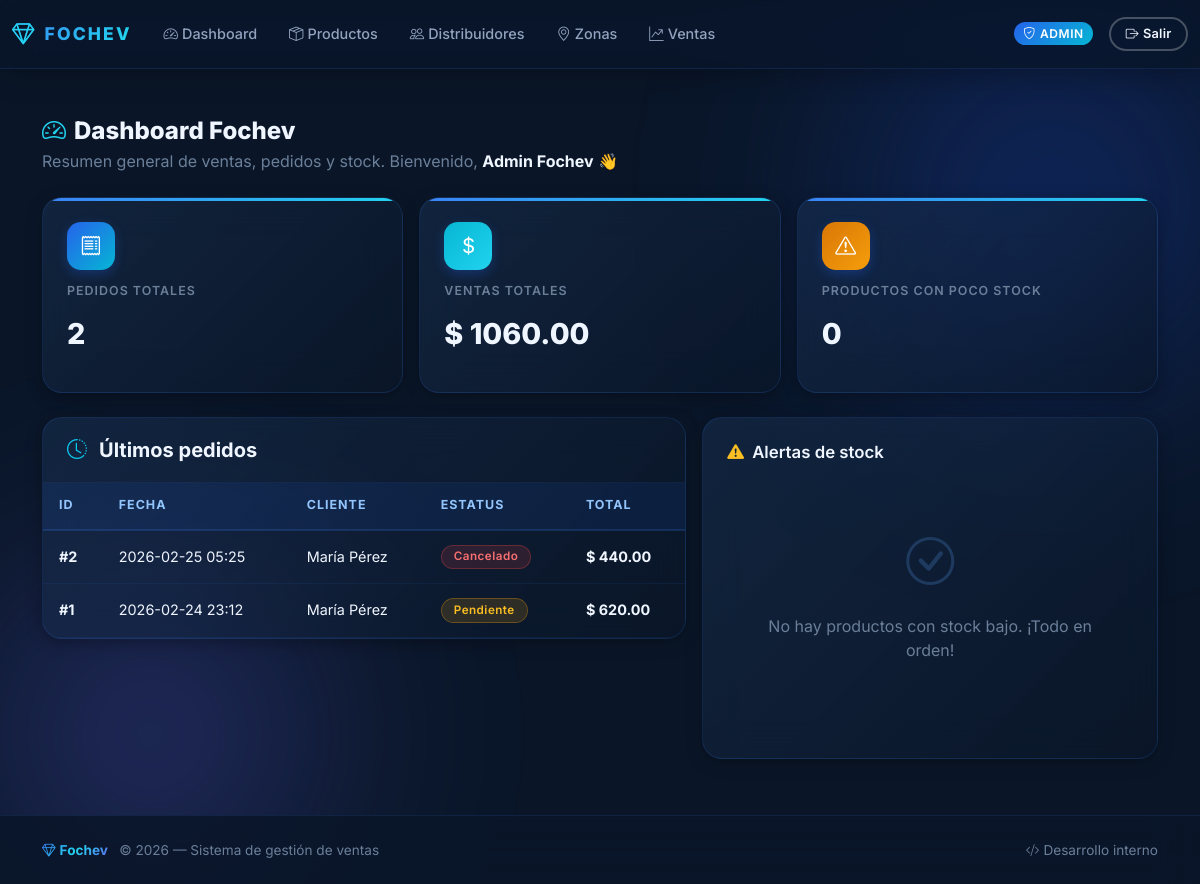
The page /admin (signed in) on the database its author committed.
### app.py (models this page shows, shortened)
class User(db.Model):
    __tablename__ = "users"
    id = db.Column(db.Integer, primary_key=True)
    email = db.Column(db.String(120), unique=True, nullable=False)
    password_hash = db.Column(db.String(255), nullable=False)
    role = db.Column(db.String(20), nullable=False)  # admin | distributor | customer
    first_name = db.Column(db.String(100), nullable=False)
    last_name = db.Column(db.String(100), nullable=False)
    phone = db.Column(db.String(50), nullable=True)
    address = db.Column(db.String(255), nullable=True)
    city = db.Column(db.String(100), nullable=True)
    state = db.Column(db.String(100), nullable=True)
    postal_code = db.Column(db.String(20), nullable=True)
    zone_id = db.Column(db.Integer, db.ForeignKey("zones.id"), nullable=True)
    active = db.Column(db.Boolean, default=True, nullable=False)
    zone = db.relationship("Zone", back_populates="distributors", lazy=True)
    customer_orders = db.relationship(
        "Order", back_populates="customer",
        foreign_keys="Order.customer_id", lazy=True
    )
    distributor_orders = db.relationship(
        "Order", back_populates="distributor",
        foreign_keys="Order.distributor_id", lazy=True
    )

class Order(db.Model):
    __tablename__ = "orders"
    id = db.Column(db.Integer, primary_key=True)
    created_at = db.Column(db.DateTime, default=datetime.utcnow, nullable=False)
    status = db.Column(db.String(20), nullable=False, default="pendiente")
    customer_id = db.Column(db.Integer, db.ForeignKey("users.id"), nullable=False)
    distributor_id = db.Column(db.Integer, db.ForeignKey("users.id"), nullable=True)
    zone_id = db.Column(db.Integer, db.ForeignKey("zones.id"), nullable=True)
    total = db.Column(db.Float, nullable=False, default=0.0)
    excel_path = db.Column(db.String(255), nullable=True)
    customer = db.relationship("User", foreign_keys=[customer_id], back_populates="customer_orders")
    distributor = db.relationship("User", foreign_keys=[distributor_id], back_populates="distributor_orders")
    zone = db.relationship("Zone", back_populates="orders")
    items = db.relationship("OrderItem", back_populates="order", lazy=True)

### app.py (the view)
@app.route("/admin")
@login_required(role="admin")
def admin_dashboard():
    user = get_current_user()
    total_orders = Order.query.count()
    total_sales = db.session.query(db.func.sum(Order.total)).scalar() or 0.0
    products_low_stock = Product.query.filter(Product.stock <= 5, Product.active == True).all()
    recent_orders = Order.query.order_by(Order.created_at.desc()).limit(10).all()
    return render_template(
        "admin_dashboard.html",
        user=user,
        total_orders=total_orders,
        total_sales=total_sales,
        products_low_stock=products_low_stock,
        recent_orders=recent_orders,
    )

### app.py (called while the page is built)
@app.before_request
def ensure_db_initialized():
    global _db_initialized
    if not _db_initialized:
        _init_db()

def get_current_user():
    user_id = session.get("user_id")
    if not user_id:
        return None
    return db.session.get(User, user_id)

def login_required(role=None):
    def decorator(fn):
        @wraps(fn)
        def wrapper(*args, **kwargs):
            user = get_current_user()
            if not user:
                flash("Debes iniciar sesión primero.", "warning")
                return redirect(url_for("login"))
            if role and user.role != role:
                flash("No tienes permiso para acceder a esta sección.", "warning")
                return redirect(url_for("index"))
            return fn(*args, **kwargs)
        return wrapper
    return decorator

@app.context_processor
def inject_now():
    return {"now": datetime.utcnow()}

### templates/admin_dashboard.html (shortened to what this page needs)
{% extends "base.html" %}
{% block content %}
<div class="greeting-section mb-4">
    <h1 class="h4 mb-1">
        <i class="bi bi-speedometer2 me-2" style="color: var(--cyan-400);"></i>Dashboard Fochev
    </h1>
    <p class="text-muted mb-0">
        Resumen general de ventas, pedidos y stock.
        Bienvenido, <strong>{{ user.first_name }} {{ user.last_name }}</strong> 👋
    </p>
</div>
<div class="row g-3 mb-4">
    <div class="col-md-4">
        <div class="card kpi-card animate-in animate-in-1">
            <div class="card-body">
                <div class="kpi-icon" style="background: var(--gradient-primary);">
                    <i class="bi bi-receipt"></i>
                </div>
                <p class="kpi-label">Pedidos totales</p>
                <p class="kpi-value">{{ total_orders }}</p>
            </div>
        </div>
    </div>
    <div class="col-md-4">
        <div class="card kpi-card animate-in animate-in-2">
            <div class="card-body">
                <div class="kpi-icon" style="background: linear-gradient(135deg, #06b6d4, #22d3ee);">
                    <i class="bi bi-currency-dollar"></i>
                </div>
                <p class="kpi-label">Ventas totales</p>
                <p class="kpi-value">$ {{ "%.2f"|format(total_sales) }}</p>
            </div>
        </div>
    </div>
    <div class="col-md-4">
        <div class="card kpi-card animate-in animate-in-3">
            <div class="card-body">
                <div class="kpi-icon" style="background: var(--gradient-warning);">
                    <i class="bi bi-exclamation-triangle"></i>
                </div>
                <p class="kpi-label">Productos con poco stock</p>
                <p class="kpi-value">{{ products_low_stock|length }}</p>
            </div>
        </div>
    </div>
</div>
<div class="row g-3">
    <div class="col-lg-7">
        <div class="card table-card animate-in animate-in-4">
            <div class="card-header-custom">
                <h5><i class="bi bi-clock-history text-info me-1"></i>Últimos pedidos</h5>
            </div>
            <div class="card-body">
                {% if recent_orders %}
                <div class="table-responsive">
                    <table class="table align-middle small">
                        <thead>
                            <tr>
                                <th>ID</th>
                                <th>Fecha</th>
                                <th>Cliente</th>
                                <th>Estatus</th>
                                <th>Total</th>
                            </tr>
                        </thead>
                        <tbody>
                            {% for order in recent_orders %}
                            <tr>
                                <td><strong>#{{ order.id }}</strong></td>
                                <td>{{ order.created_at.strftime("%Y-%m-%d %H:%M") }}</td>
                                <td>{{ order.customer.first_name }} {{ order.customer.last_name }}</td>
                                <td>
                                    <span class="badge status-{{ order.status }} text-capitalize">{{ order.status
                                        }}</span>
                                </td>
                                <td><strong>$ {{ "%.2f"|format(order.total) }}</strong></td>
                            </tr>
                            {% endfor %}
                        </tbody>
                    </table>
                </div>
                {% else %}
                <div class="empty-state">
                    <i class="bi bi-inbox"></i>
                    <p>Todavía no hay pedidos registrados.</p>
                </div>
                {% endif %}
            </div>
        </div>
    </div>
    <div class="col-lg-5">
        <div class="card animate-in animate-in-5">
            <div class="card-body">
                <h5 class="card-title">
                    <i class="bi bi-exclamation-triangle-fill" style="color: #fbbf24;"></i>
                    Alertas de stock
                </h5>
                {% if products_low_stock %}
                <ul class="list-group list-group-flush small">
                    {% for p in products_low_stock %}
                    <li class="list-group-item d-flex justify-content-between align-items-center">
                        <span><i class="bi bi-box-seam me-2" style="color: var(--blue-400);"></i>{{ p.name }}</span>
                        <span class="badge bg-warning">
                            <i class="bi bi-archive me-1"></i>Stock: {{ p.stock }}
                        </span>
                    </li>
                    {% endfor %}
                </ul>
                {% else %}
                <div class="empty-state">
                    <i class="bi bi-check-circle"></i>
                    <p>No hay productos con stock bajo. ¡Todo en orden!</p>
                </div>
                {% endif %}
            </div>
        </div>
    </div>
</div>
{% endblock %}

### rows shown on the page
User: first_name "Admin", last_name "Fochev"
Order: id "2", created_at "2026-02-25 05:25", customer.first_name "María", customer.last_name "Pérez", status "Cancelado", total "440.00"
Order: id "1", created_at "2026-02-24 23:12", customer.first_name "María", customer.last_name "Pérez", status "Pendiente", total "620.00"

### other values the page prints
{{ total_orders }} "2"
{{ "%.2f"|format(total_sales) }} "1060.00"
{{ products_low_stock|length }} "0"
